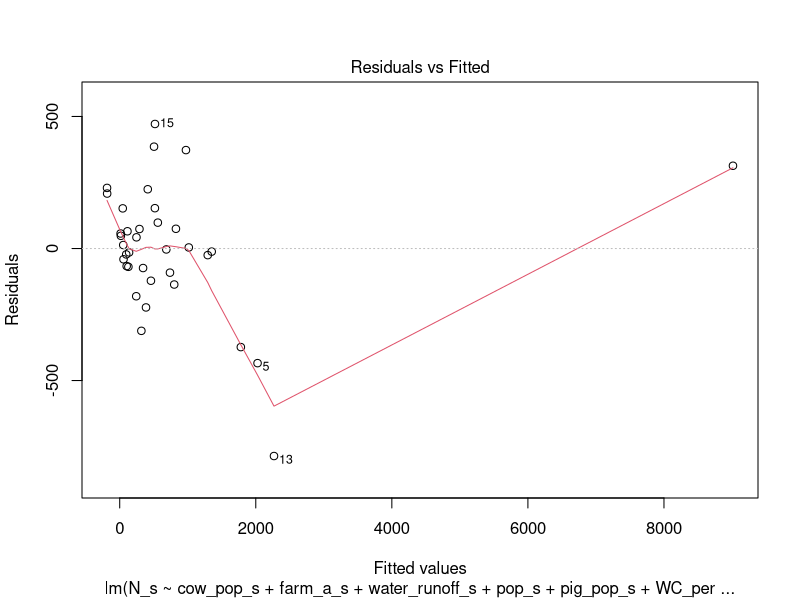
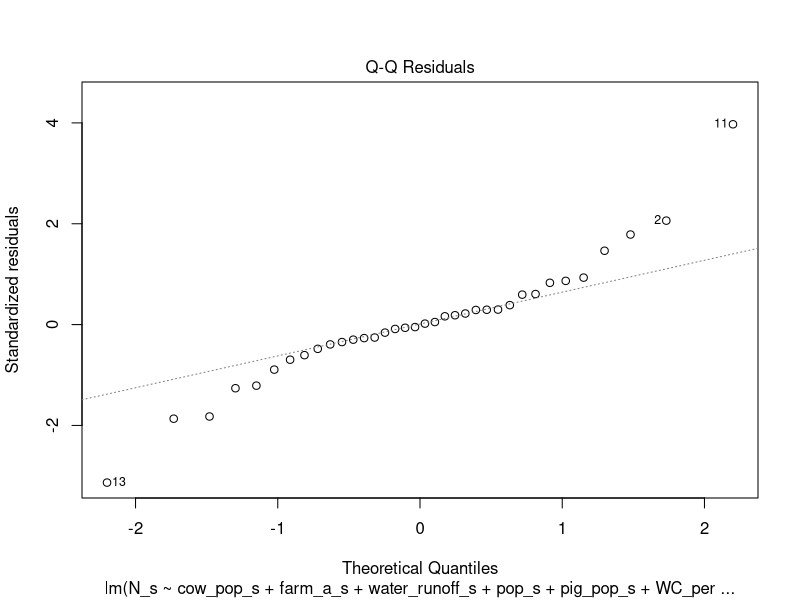
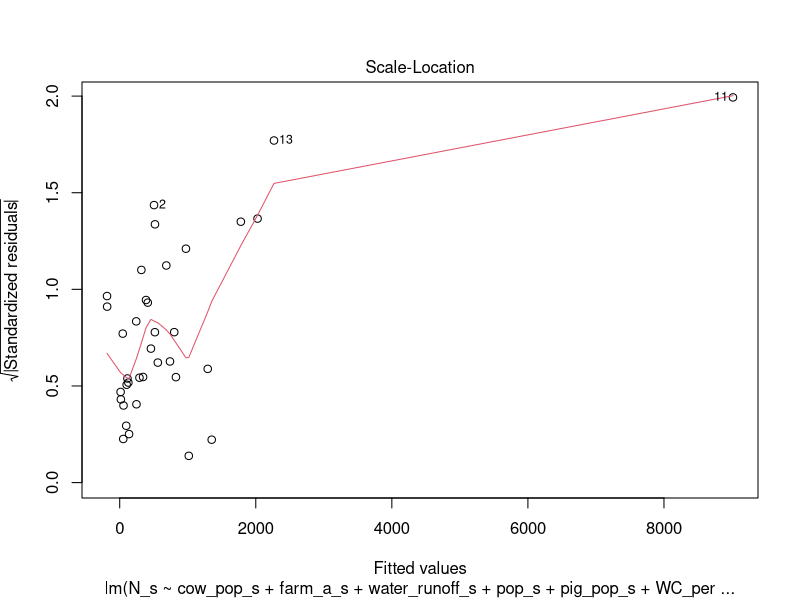
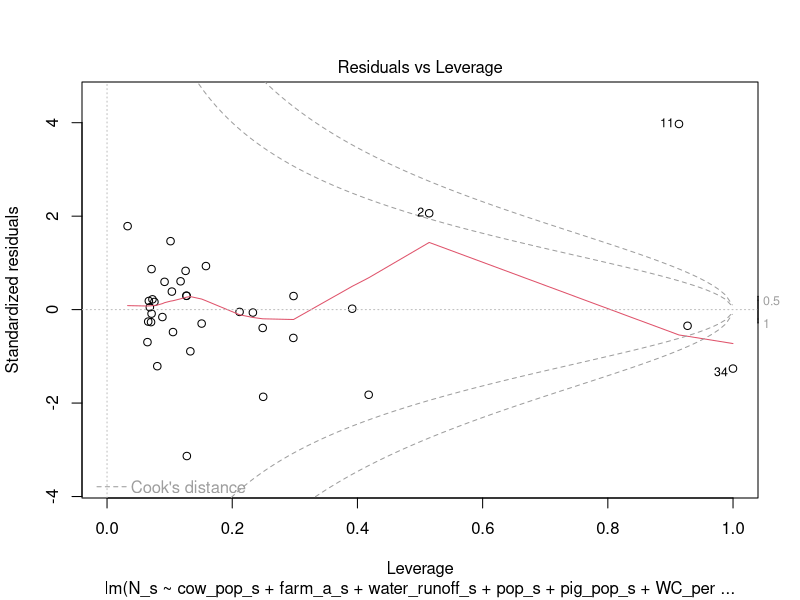
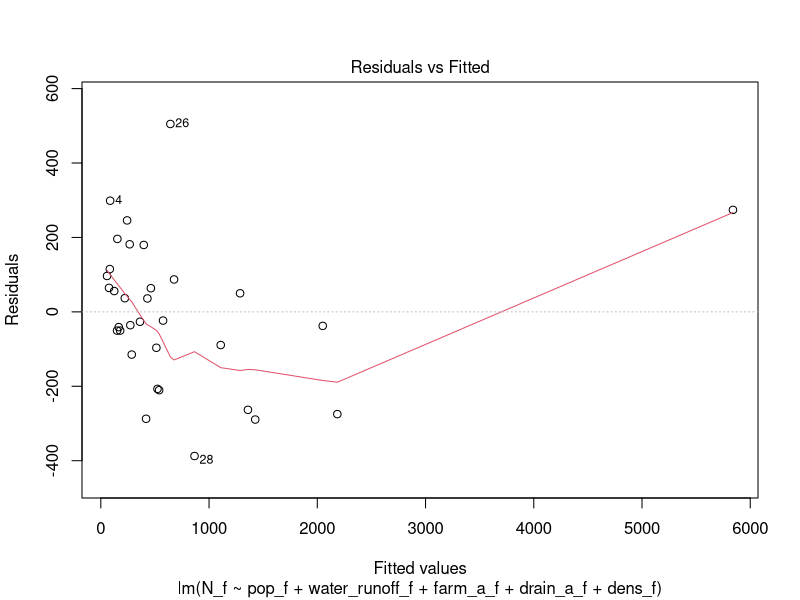
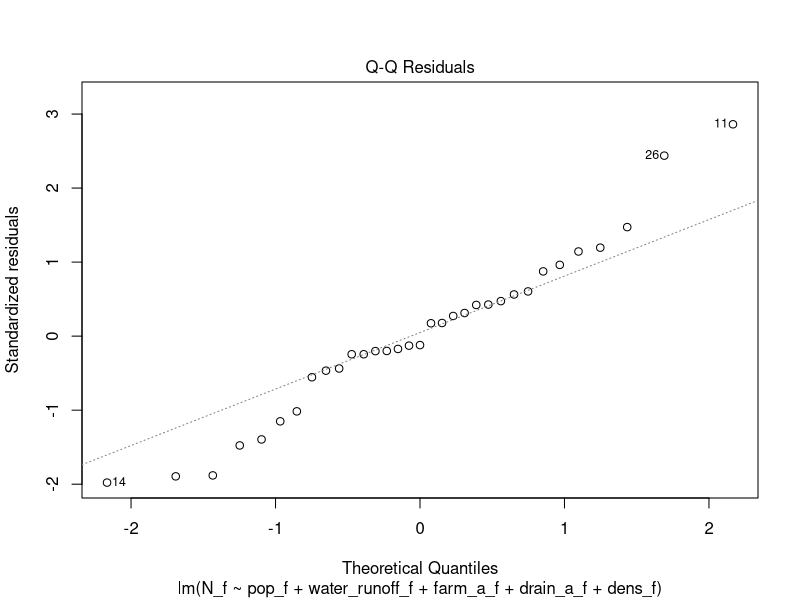
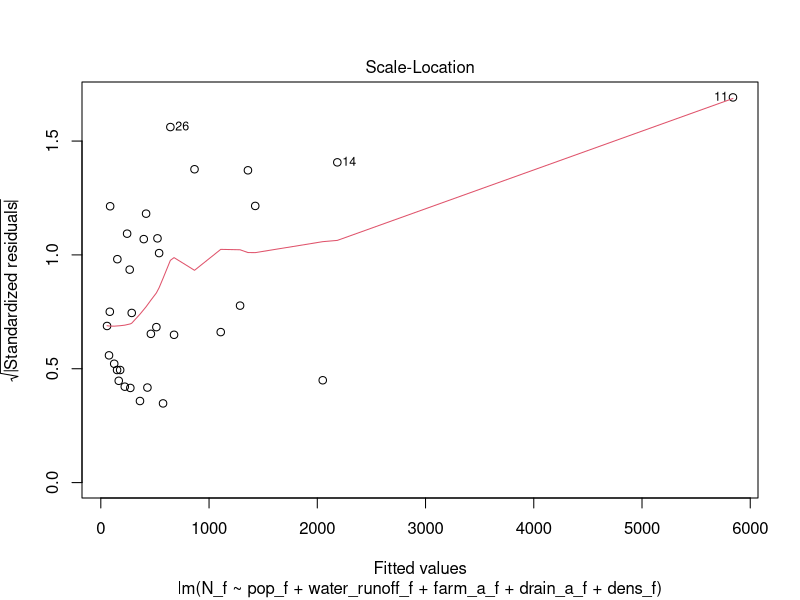
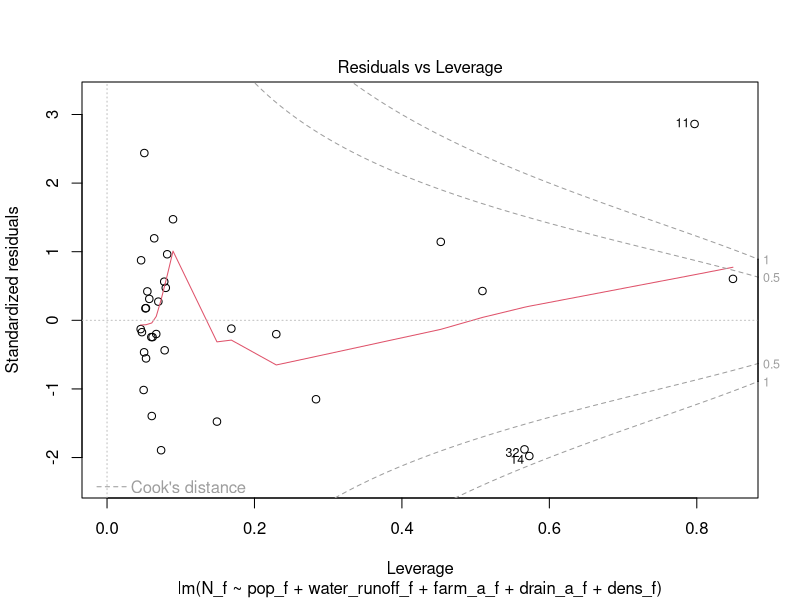

R code for these plots, in order:
## ---- chunk 1
knitr::opts_chunk$set(echo = TRUE)
## ---- chunk 2
river_data <- read.csv("din_clean.csv", header=FALSE, skip=1)
drain_a <- river_data$V2
pop <- river_data$V3
urb_pop_per <- river_data$V4
dens <- river_data$V6
bleaf_a <- river_data$V7
nleaf_a <- river_data$V8
mleaf_a <- river_data$V9
bush_a <- river_data$V10
swamp_a <- river_data$V11
farm_a <- river_data$V12
mt_a <- river_data$V13
water_a <- river_data$V14
ice_a <- river_data$V15
artific_area <- river_data$V16
water_runoff <- river_data$V17
pig_pop <- river_data$V18
cow_pop <- river_data$V19
WC_per <- river_data$V20
country <- river_data$V21
N <- river_data$V22
drain_a_o <- drain_a[country == "RUSSIA"]
pop_o <- pop[country == "RUSSIA"]
urb_pop_per_o <- urb_pop_per[country == "RUSSIA"]
dens_o <- dens[country == "RUSSIA"]
bleaf_a_o <- bleaf_a[country == "RUSSIA"]
nleaf_a_o <- nleaf_a[country == "RUSSIA"]
mleaf_a_o <- mleaf_a[country == "RUSSIA"]
bush_a_o <- bush_a[country == "RUSSIA"]
swamp_a_o <- swamp_a[country == "RUSSIA"]
farm_a_o <- farm_a[country == "RUSSIA"]
mt_a_o <- mt_a[country == "RUSSIA"]
water_a_o <- water_a[country == "RUSSIA"]
ice_a_o <- ice_a[country == "RUSSIA"]
artific_area_o <- artific_area[country == "RUSSIA"]
water_runoff_o <- water_runoff[country == "RUSSIA"]
pig_pop_o <- pig_pop[country == "RUSSIA"]
cow_pop_o <- cow_pop[country == "RUSSIA"]
WC_per_o <- WC_per[country == "RUSSIA"]
N_o <- N[country == "RUSSIA"]
drain_a_o <- append(drain_a_o, drain_a[country == "POLAND"])
pop_o <- append(pop_o, pop[country == "POLAND"])
urb_pop_per_o <- append(urb_pop_per_o, urb_pop_per[country == "POLAND"])
dens_o <- append(dens_o, dens[country == "POLAND"])
bleaf_a_o <- append(bleaf_a_o, bleaf_a[country == "POLAND"])
nleaf_a_o <- append(nleaf_a_o, nleaf_a[country == "POLAND"])
mleaf_a_o <- append(mleaf_a_o, mleaf_a[country == "POLAND"])
bush_a_o <- append(bush_a_o, bush_a[country == "POLAND"])
swamp_a_o <- append(swamp_a_o, swamp_a[country == "POLAND"])
farm_a_o <- append(farm_a_o, farm_a[country == "POLAND"])
mt_a_o <- append(mt_a_o, mt_a[country == "POLAND"])
water_a_o <- append(water_a_o, water_a[country == "POLAND"])
ice_a_o <- append(ice_a_o, ice_a[country == "POLAND"])
artific_area_o <- append(artific_area_o, artific_area[country == "POLAND"])
water_runoff_o <- append(water_runoff_o, water_runoff[country == "POLAND"])
pig_pop_o <- append(pig_pop_o, pig_pop[country == "POLAND"])
cow_pop_o <- append(cow_pop_o, cow_pop[country == "POLAND"])
WC_per_o <- append(WC_per_o, WC_per[country == "POLAND"])
N_o <- append(N_o, N[country == "POLAND"])
drain_a_s <- drain_a[country == "SWEDEN"]
pop_s <- pop[country == "SWEDEN"]
urb_pop_per_s <- urb_pop_per[country == "SWEDEN"]
dens_s <- dens[country == "SWEDEN"]
bleaf_a_s <- bleaf_a[country == "SWEDEN"]
nleaf_a_s <- nleaf_a[country == "SWEDEN"]
mleaf_a_s <- mleaf_a[country == "SWEDEN"]
bush_a_s <- bush_a[country == "SWEDEN"]
swamp_a_s <- swamp_a[country == "SWEDEN"]
farm_a_s <- farm_a[country == "SWEDEN"]
mt_a_s <- mt_a[country == "SWEDEN"]
water_a_s <- water_a[country == "SWEDEN"]
ice_a_s <- ice_a[country == "SWEDEN"]
artific_area_s <- artific_area[country == "SWEDEN"]
water_runoff_s <- water_runoff[country == "SWEDEN"]
pig_pop_s <- pig_pop[country == "SWEDEN"]
cow_pop_s <- cow_pop[country == "SWEDEN"]
WC_per_s <- WC_per[country == "SWEDEN"]
N_s <- N[country == "SWEDEN"]
drain_a_f <- drain_a[country == "FINLAND"]
pop_f <- pop[country == "FINLAND"]
urb_pop_per_f <- urb_pop_per[country == "FINLAND"]
dens_f <- dens[country == "FINLAND"]
bleaf_a_f <- bleaf_a[country == "FINLAND"]
nleaf_a_f <- nleaf_a[country == "FINLAND"]
mleaf_a_f <- mleaf_a[country == "FINLAND"]
bush_a_f <- bush_a[country == "FINLAND"]
swamp_a_f <- swamp_a[country == "FINLAND"]
farm_a_f <- farm_a[country == "FINLAND"]
mt_a_f <- mt_a[country == "FINLAND"]
water_a_f <- water_a[country == "FINLAND"]
ice_a_f <- ice_a[country == "FINLAND"]
artific_area_f <- artific_area[country == "FINLAND"]
water_runoff_f <- water_runoff[country == "FINLAND"]
pig_pop_f <- pig_pop[country == "FINLAND"]
cow_pop_f <- cow_pop[country == "FINLAND"]
WC_per_f <- WC_per[country == "FINLAND"]
N_f <- N[country == "FINLAND"]
drain_a_o <- append(drain_a_o, drain_a[country == "LITHUANIA"])
pop_o <- append(pop_o, pop[country == "LITHUANIA"])
urb_pop_per_o <- append(urb_pop_per_o, urb_pop_per[country == "LITHUANIA"])
dens_o <- append(dens_o, dens[country == "LITHUANIA"])
bleaf_a_o <- append(bleaf_a_o, bleaf_a[country == "LITHUANIA"])
nleaf_a_o <- append(nleaf_a_o, nleaf_a[country == "LITHUANIA"])
mleaf_a_o <- append(mleaf_a_o, mleaf_a[country == "LITHUANIA"])
bush_a_o <- append(bush_a_o, bush_a[country == "LITHUANIA"])
swamp_a_o <- append(swamp_a_o, swamp_a[country == "LITHUANIA"])
farm_a_o <- append(farm_a_o, farm_a[country == "LITHUANIA"])
mt_a_o <- append(mt_a_o, mt_a[country == "LITHUANIA"])
water_a_o <- append(water_a_o, water_a[country == "LITHUANIA"])
ice_a_o <- append(ice_a_o, ice_a[country == "LITHUANIA"])
artific_area_o <- append(artific_area_o, artific_area[country == "LITHUANIA"])
water_runoff_o <- append(water_runoff_o, water_runoff[country == "LITHUANIA"])
pig_pop_o <- append(pig_pop_o, pig_pop[country == "LITHUANIA"])
cow_pop_o <- append(cow_pop_o, cow_pop[country == "LITHUANIA"])
WC_per_o <- append(WC_per_o, WC_per[country == "LITHUANIA"])
N_o <- append(N_o, N[country == "LITHUANIA"])
drain_a_o <- append(drain_a_o, drain_a[country == "LATVIA"])
pop_o <- append(pop_o, pop[country == "LATVIA"])
urb_pop_per_o <- append(urb_pop_per_o, urb_pop_per[country == "LATVIA"])
dens_o <- append(dens_o, dens[country == "LATVIA"])
bleaf_a_o <- append(bleaf_a_o, bleaf_a[country == "LATVIA"])
nleaf_a_o <- append(nleaf_a_o, nleaf_a[country == "LATVIA"])
mleaf_a_o <- append(mleaf_a_o, mleaf_a[country == "LATVIA"])
bush_a_o <- append(bush_a_o, bush_a[country == "LATVIA"])
swamp_a_o <- append(swamp_a_o, swamp_a[country == "LATVIA"])
farm_a_o <- append(farm_a_o, farm_a[country == "LATVIA"])
mt_a_o <- append(mt_a_o, mt_a[country == "LATVIA"])
water_a_o <- append(water_a_o, water_a[country == "LATVIA"])
ice_a_o <- append(ice_a_o, ice_a[country == "LATVIA"])
artific_area_o <- append(artific_area_o, artific_area[country == "LATVIA"])
water_runoff_o <- append(water_runoff_o, water_runoff[country == "LATVIA"])
pig_pop_o <- append(pig_pop_o, pig_pop[country == "LATVIA"])
cow_pop_o <- append(cow_pop_o, cow_pop[country == "LATVIA"])
WC_per_o <- append(WC_per_o, WC_per[country == "LATVIA"])
N_o <- append(N_o, N[country == "LATVIA"])
drain_a_o <- append(drain_a_o, drain_a[country == "ESTONIA"])
pop_o <- append(pop_o, pop[country == "ESTONIA"])
urb_pop_per_o <- append(urb_pop_per_o, urb_pop_per[country == "ESTONIA"])
dens_o <- append(dens_o, dens[country == "ESTONIA"])
bleaf_a_o <- append(bleaf_a_o, bleaf_a[country == "ESTONIA"])
nleaf_a_o <- append(nleaf_a_o, nleaf_a[country == "ESTONIA"])
mleaf_a_o <- append(mleaf_a_o, mleaf_a[country == "ESTONIA"])
bush_a_o <- append(bush_a_o, bush_a[country == "ESTONIA"])
swamp_a_o <- append(swamp_a_o, swamp_a[country == "ESTONIA"])
farm_a_o <- append(farm_a_o, farm_a[country == "ESTONIA"])
mt_a_o <- append(mt_a_o, mt_a[country == "ESTONIA"])
water_a_o <- append(water_a_o, water_a[country == "ESTONIA"])
ice_a_o <- append(ice_a_o, ice_a[country == "ESTONIA"])
artific_area_o <- append(artific_area_o, artific_area[country == "ESTONIA"])
water_runoff_o <- append(water_runoff_o, water_runoff[country == "ESTONIA"])
pig_pop_o <- append(pig_pop_o, pig_pop[country == "ESTONIA"])
cow_pop_o <- append(cow_pop_o, cow_pop[country == "ESTONIA"])
WC_per_o <- append(WC_per_o, WC_per[country == "ESTONIA"])
N_o <- append(N_o, N[country == "ESTONIA"])
drain_a_m <- drain_a[country == "MISSING"]
pop_m <- pop[country == "MISSING"]
urb_pop_per_m <- urb_pop_per[country == "MISSING"]
dens_m <- dens[country == "MISSING"]
bleaf_a_m <- bleaf_a[country == "MISSING"]
nleaf_a_m <- nleaf_a[country == "MISSING"]
mleaf_a_m <- mleaf_a[country == "MISSING"]
bush_a_m <- bush_a[country == "MISSING"]
swamp_a_m <- swamp_a[country == "MISSING"]
farm_a_m <- farm_a[country == "MISSING"]
mt_a_m <- mt_a[country == "MISSING"]
water_a_m <- water_a[country == "MISSING"]
ice_a_m <- ice_a[country == "MISSING"]
artific_area_m <- artific_area[country == "MISSING"]
water_runoff_m <- water_runoff[country == "MISSING"]
pig_pop_m <- pig_pop[country == "MISSING"]
cow_pop_m <- cow_pop[country == "MISSING"]
WC_per_m <- WC_per[country == "MISSING"]
N_m <- N[country == "MISSING"]
## ---- chunk 3
full_model_o <- lm(N_o ~ drain_a_o + pop_o + dens_o + farm_a_o
                   + water_runoff_o + pig_pop_o + cow_pop_o + WC_per_o)
full_model_s <- lm(N_s ~ drain_a_s + pop_s + dens_s + farm_a_s
                   + water_runoff_s + pig_pop_s + cow_pop_s + WC_per_s)
full_model_f <- lm(N_f ~ drain_a_f + pop_f + dens_f + farm_a_f
                   + water_runoff_f + pig_pop_f + cow_pop_f + WC_per_f)
full_model_m <- lm(N_m ~ drain_a_m + pop_m + dens_m + farm_a_m
                   + water_runoff_m + pig_pop_m + cow_pop_m + WC_per_m)
null_model_s <- lm(N_s ~ 1)
null_model_f <- lm(N_f ~ 1)
null_model_m <- lm(N_m ~ 1)
null_model_o <- lm(N_o ~ 1)

## ---- chunk 4
final_model_s <- step(null_model_s, scope = list(lower = formula(null_model_s), upper = formula(full_model_s)), direction = "both")
final_model_f <- step(null_model_f, scope = list(lower = formula(null_model_f), upper = formula(full_model_f)), direction = "both")
final_model_m <- step(null_model_m, scope = list(lower = formula(null_model_m), upper = formula(full_model_m)), direction = "both")
final_model_o <- step(null_model_o, scope = list(lower = formula(null_model_o), upper = formula(full_model_o)), direction = "both")
summary(final_model_s)
plot(final_model_s)
summary(final_model_f)
plot(final_model_f)
summary(final_model_m)
plot(final_model_m)
summary(final_model_o)
plot(final_model_o)
